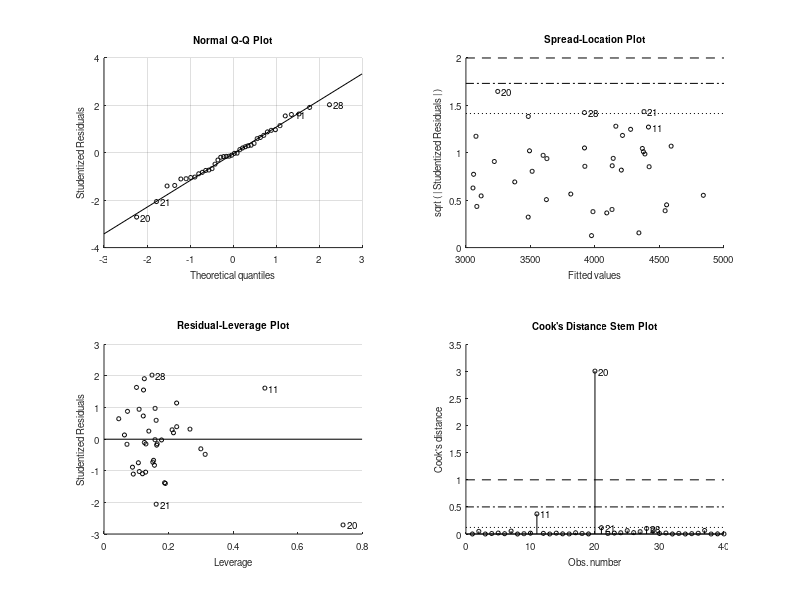

Source code (MATLAB): (Note: this script raises an error after producing the figure.)
%% Loading data
load engine_thrust.mat

%% Fitting Linear Regression Model on all regressors including intercept
lin_model = fitlm(Phi,y)

%% Plotting Residual vs order
figure;
plot(1:40',lin_model.Residuals.Raw,'-o')
xlabel("k")
ylabel("Residual e[k]")
yline(0);
title("Plot of residues for all observations")
%% Histogram of residuals
histogram(lin_model.Residuals.Raw,'Normalization','pdf','NumBins',10)
xlabel("Residuals");
ylabel("Normalized Frequency")
title("Histogram of Residuals")

%% 
Phi1 = Phi(:,1);
Phi2 = Phi(:,2);
Phi3 = Phi(:,3);
Phi4 = Phi(:,4);
Phi5 = Phi(:,5);
Phi6 = Phi(:,6);

% Plotting residual plot - change for different regressor
figure;
plot(Phi2,lin_model.Residuals.Raw,'o')
corr1 = corr(lin_model.Residuals.Raw,Phi2);
title(["Residual vs Regressor psi2"]+["; Corr(e,psi2) = "+string(corr1)])
xlabel("psi2[k]")
ylabel("Residual[k]")
hold on 
yline(0);
legend(["Residual","x=0"])
%% Part (b) 
% We notice that insignificant coefs from previous part are c0,c2,c3,c4
lin_model_2 = fitlm(Phi(:,[1,5,6]),y,'Intercept',false)

%% Part (c) - Stepwise Linear Regression
step_lin = stepwiselm(Phi,y,'PEnter',0.1,'PRemove',0.15)

%% Part (d)
% [sorted_res, idx] = sort(lin_model_2.Residuals.Raw)
Phi1 = Phi(:,1);
Phi5 = Phi(:,5);
Phi6 = Phi(:,6);

[sorted_reg1, idx] = sort(Phi1);
[sorted_reg5, idx] = sort(Phi5);
[sorted_reg6, idx] = sort(Phi6);


% sorted_regr = Phi1(idx);
figure;
plot(sorted_reg1,lin_model_2.Residuals.Raw(idx),'o')
corr1 = corr(lin_model_2.Residuals.Raw,Phi1);
title(["Residual vs Regressor psi1"]+["; Corr(e,psi1) = "+string(corr1)])
xlabel("psi1[k]")
ylabel("Residual[k]")
hold on 
yline(0);
legend(["Residual","x=0"])

figure;
plot(sorted_reg5,lin_model_2.Residuals.Raw(idx),'o')
corr5 = corr(lin_model_2.Residuals.Raw,Phi5);

title(["Residual vs Regressor psi5"]+["; Corr(e,psi5) = "+string(corr5)])
xlabel("psi5[k]")
ylabel("Residual[k]")
hold on 
yline(0);

figure;
plot(sorted_reg6,lin_model_2.Residuals.Raw(idx),'o')
corr6 = corr(lin_model_2.Residuals.Raw,Phi6);
title(["Residual vs Regressor psi6"]+["; Corr(e,psi6) = "+string(corr6)])
xlabel("psi6[k]")
ylabel("Residual[k]")
hold on 
yline(0);